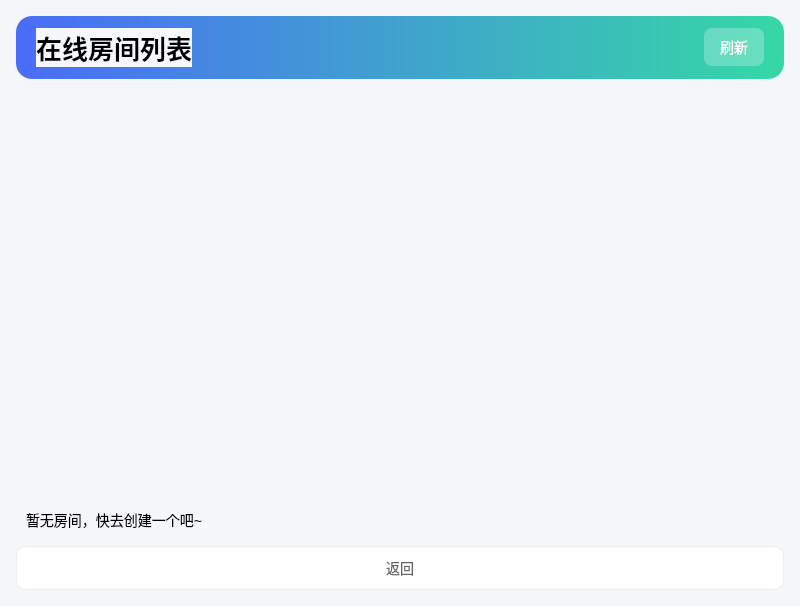
<?xml version="1.0" encoding="UTF-8"?>
<ui version="4.0">
 <class>OnlineRoomListWidget</class>
 <widget class="QWidget" name="OnlineRoomListWidget">
  <property name="geometry">
   <rect>
    <x>0</x>
    <y>0</y>
    <width>800</width>
    <height>600</height>
   </rect>
  </property>
  <property name="windowTitle">
   <string>房间列表</string>
  </property>
  <property name="styleSheet">
   <string notr="true">
/* 全局样式 */
QWidget {
    background-color: #F5F7FA;
    font-family: &quot;Microsoft YaHei&quot;;
    font-size: 14px;
}
/* 标题栏 */
QFrame#frameTitle {
    background: qlineargradient(x1:0,y1:0,x2:1,y2:0, stop:0 #4A6CF7, stop:1 #35D8A6);
    border-radius: 16px 16px 0 0;
}
QLabel#lblTitle {
    font-size: 26px;
    font-weight: bold;
    color: black;
}
/* 刷新按钮 */
QPushButton#btnRefresh {
    background-color: rgba(255,255,255,0.25);
    color: white;
    border: none;
    border-radius: 8px;
    padding: 8px 16px;
}
QPushButton#btnRefresh:hover {
    background-color: rgba(255,255,255,0.4);
}
/* 列表 */
QListWidget#listWidgetRooms {
    border: none;
    background-color: transparent;
    outline: none;
}
/* 返回按钮 */
QPushButton#btnBack {
    background-color: white;
    color: #666666;
    border: 1px solid #EEEEEE;
    border-radius: 10px;
    height: 42px;
    width: 130px;
}
   </string>
  </property>
  <layout class="QVBoxLayout" name="verticalLayoutMain">
   <property name="spacing">
    <number>0</number>
   </property>
   <property name="leftMargin">
    <number>16</number>
   </property>
   <property name="topMargin">
    <number>16</number>
   </property>
   <property name="rightMargin">
    <number>16</number>
   </property>
   <property name="bottomMargin">
    <number>16</number>
   </property>
   <item>
    <widget class="QFrame" name="frameTitle">
     <layout class="QHBoxLayout" name="horizontalLayoutTitle">
      <property name="spacing">
       <number>10</number>
      </property>
      <property name="leftMargin">
       <number>20</number>
      </property>
      <property name="topMargin">
       <number>12</number>
      </property>
      <property name="rightMargin">
       <number>20</number>
      </property>
      <property name="bottomMargin">
       <number>12</number>
      </property>
      <item>
       <widget class="QLabel" name="lblTitle">
        <property name="text">
         <string>在线房间列表</string>
        </property>
       </widget>
      </item>
      <item>
       <spacer name="horizontalSpacer">
        <property name="orientation">
         <enum>Qt::Orientation::Horizontal</enum>
        </property>
        <property name="sizeHint" stdset="0">
         <size>
          <width>40</width>
          <height>20</height>
         </size>
        </property>
       </spacer>
      </item>
      <item>
       <widget class="QPushButton" name="btnRefresh">
        <property name="text">
         <string>刷新</string>
        </property>
       </widget>
      </item>
     </layout>
    </widget>
   </item>
   <item>
    <layout class="QVBoxLayout" name="verticalLayoutList">
     <property name="spacing">
      <number>15</number>
     </property>
     <property name="leftMargin">
      <number>10</number>
     </property>
     <property name="topMargin">
      <number>15</number>
     </property>
     <property name="rightMargin">
      <number>10</number>
     </property>
     <property name="bottomMargin">
      <number>15</number>
     </property>
     <item>
      <widget class="QListWidget" name="listWidgetRooms">
       <property name="minimumSize">
        <size>
         <width>0</width>
         <height>400</height>
        </size>
       </property>
      </widget>
     </item>
     <item>
      <widget class="QLabel" name="lblEmptyTip">
       <property name="text">
        <string>暂无房间，快去创建一个吧~</string>
       </property>
      </widget>
     </item>
    </layout>
   </item>
   <item>
    <widget class="QPushButton" name="btnBack">
     <property name="text">
      <string>返回</string>
     </property>
    </widget>
   </item>
   <item>
    <spacer name="verticalSpacer">
     <property name="orientation">
      <enum>Qt::Orientation::Vertical</enum>
     </property>
     <property name="sizeHint" stdset="0">
      <size>
       <width>20</width>
       <height>10</height>
      </size>
     </property>
    </spacer>
   </item>
  </layout>
 </widget>
 <resources/>
 <connections/>
</ui>
